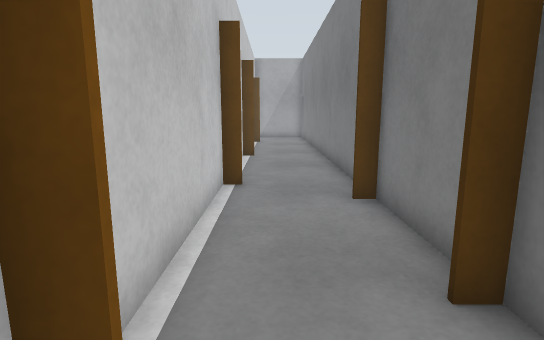
view 1 (above)

12 first-person views from a walk through a world built for the Gazebo simulator. The camera is 0.94 m above the floor, tilts 10° down and sees 80° across. The floor is counted in squares, 0.5 m on a side. Each view is taken from the middle of a square. On the plan, view 1 faces up. The plan holds only what a view shows up to about 17 squares ahead; the rest is blank. The place goes on beyond the plan. The robots in the file are not drawn.

view 2
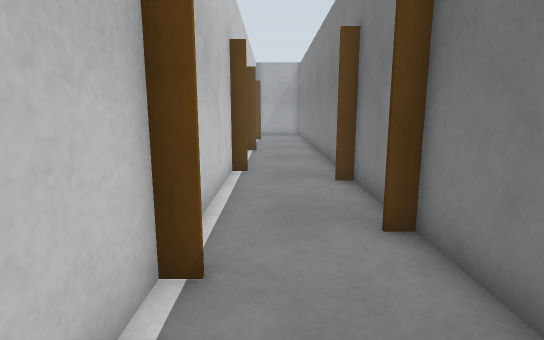

view 3
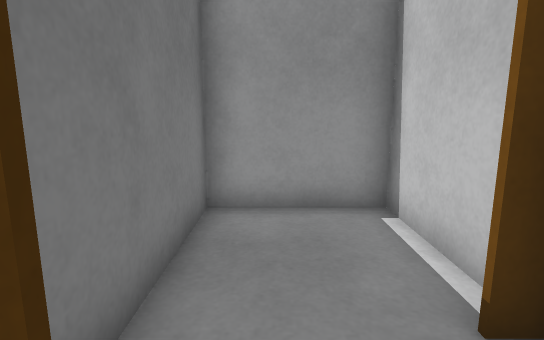

view 4
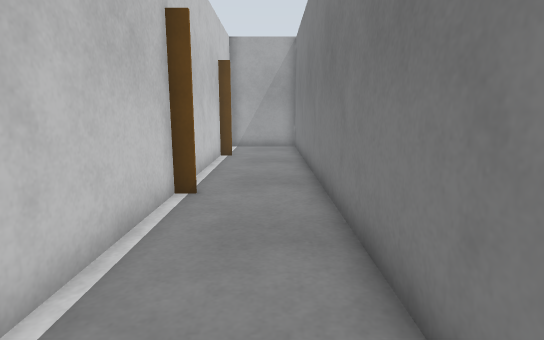

view 5
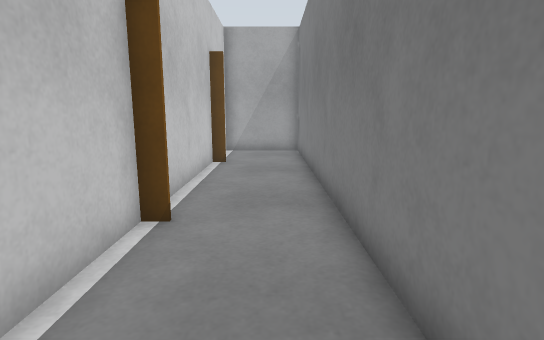

view 6
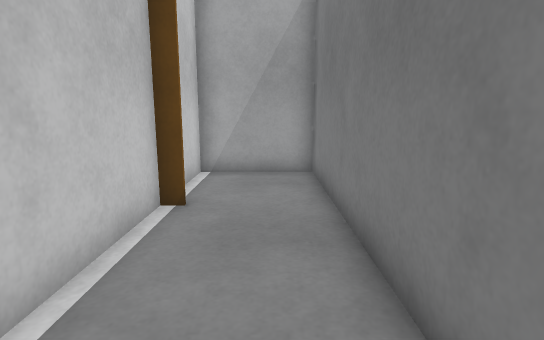

view 7
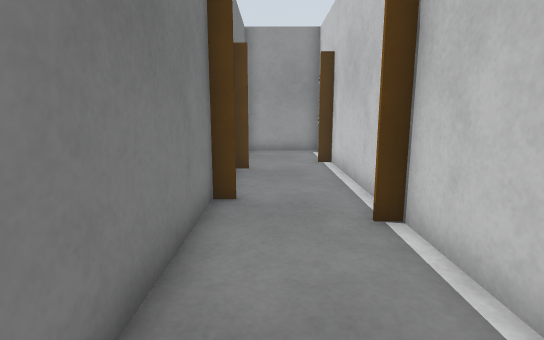

view 8
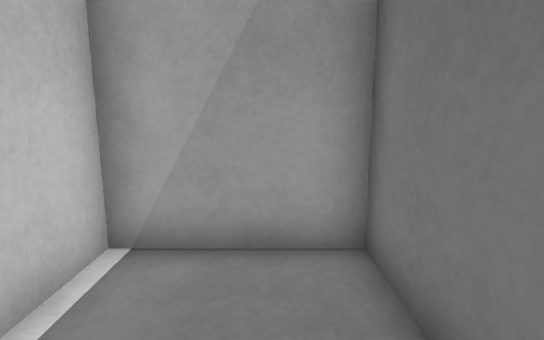

view 9
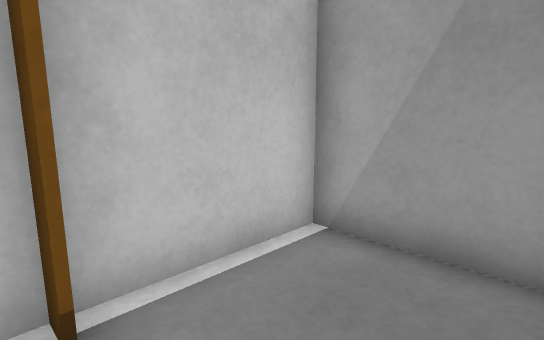

view 10
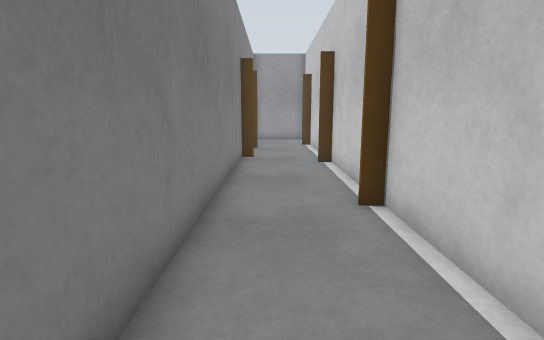

view 11
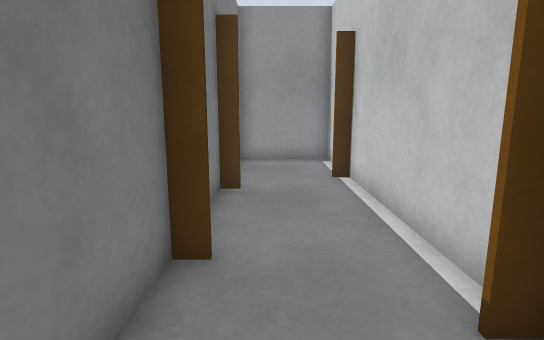

view 12
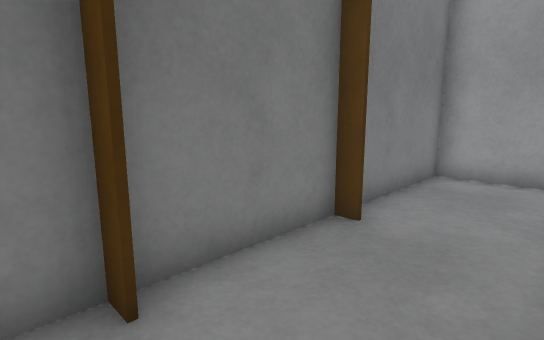

### Floor plan
Ten units are one square. View 1 is at (0, 0); x grows to the right and y downward. Boxes are objects, and circles mark ways between rooms. Rooms are numbered by the first view taken in them; rooms with no view inside come last. Other rooms are left out.
<svg viewBox="-30 -258 59 286">
<path fill="none" stroke="#000" d="M-7 -14 -14 -14M-13 -14 -13 23 23 23 23 -24M24 -29 18 -29M18 -30 24 -30M-13 -74 -13 -14M23 -24 23 -74M-14 -16 -7 -16M-14 -86 -7 -86M-7 -84 -14 -84M23 -74 23 -253 -13 -253 -13 -74"/>
<rect x="-25" y="-155" width="10" height="20" fill="#bbb"><title>door leaf</title></rect>
<rect x="-25" y="-225" width="10" height="20" fill="#bbb"><title>door leaf</title></rect>
<circle cx="5" cy="-25" r="3" fill="#2a7"/>
<circle cx="0" cy="-80" r="3" fill="#2a7"/>
<text x="10" y="0">1</text>
<text x="0" y="-50">2</text>
<text x="0" y="-170">3</text>
</svg>
Room 1 opens to room 2. Room 2 opens to room 3.

Where each view was taken, in squares from view 1:
view 1: 0 up, 0 right, facing up
view 2: 2 down, 0 right, facing up
view 3: 4 up, 1 right, facing down
view 4: 7 up, 1 right, facing up
view 5: 9 up, 1 right, facing up
view 6: 15 up, 1 right, facing up
view 7: 14 up, 1 right, facing down
view 8: 21 up, 1 right, facing up
view 9: 21 up, 2 right, facing up-left
view 10: 21 up, 1 right, facing down
view 11: 11 up, 1 right, facing down
view 12: 8 up, 1 left, facing down-right
